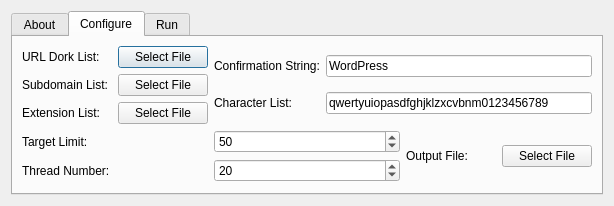
<?xml version="1.0" encoding="UTF-8"?>
<ui version="4.0">
 <class>Dialog</class>
 <widget class="QDialog" name="Dialog">
  <property name="geometry">
   <rect>
    <x>0</x>
    <y>0</y>
    <width>614</width>
    <height>202</height>
   </rect>
  </property>
  <property name="windowTitle">
   <string>Spider Dork</string>
  </property>
  <layout class="QGridLayout" name="gridLayout_2">
   <item row="0" column="0">
    <widget class="QTabWidget" name="tabWidget">
     <property name="currentIndex">
      <number>1</number>
     </property>
     <widget class="QWidget" name="tab">
      <attribute name="title">
       <string>About</string>
      </attribute>
      <layout class="QGridLayout" name="gridLayout_10">
       <item row="0" column="0">
        <layout class="QGridLayout" name="gridLayout_3">
         <item row="0" column="0">
          <layout class="QVBoxLayout" name="verticalLayout">
           <item>
            <widget class="QLabel" name="label">
             <property name="font">
              <font>
               <family>MS Shell Dlg 2</family>
               <pointsize>13</pointsize>
               <weight>50</weight>
               <bold>false</bold>
               <underline>true</underline>
              </font>
             </property>
             <property name="text">
              <string>Spider Dork | Web crawler and framework identifier</string>
             </property>
             <property name="textFormat">
              <enum>Qt::AutoText</enum>
             </property>
             <property name="alignment">
              <set>Qt::AlignLeading|Qt::AlignLeft|Qt::AlignTop</set>
             </property>
            </widget>
           </item>
           <item>
            <widget class="QLabel" name="label_2">
             <property name="font">
              <font>
               <pointsize>11</pointsize>
              </font>
             </property>
             <property name="text">
              <string>By Landon Burress</string>
             </property>
             <property name="alignment">
              <set>Qt::AlignLeading|Qt::AlignLeft|Qt::AlignTop</set>
             </property>
            </widget>
           </item>
           <item>
            <widget class="QLabel" name="label_3">
             <property name="font">
              <font>
               <pointsize>11</pointsize>
              </font>
             </property>
             <property name="text">
              <string>Contact: landon.burress@gmail.com</string>
             </property>
             <property name="alignment">
              <set>Qt::AlignLeading|Qt::AlignLeft|Qt::AlignTop</set>
             </property>
            </widget>
           </item>
          </layout>
         </item>
         <item row="1" column="1">
          <widget class="QLabel" name="label_4">
           <property name="font">
            <font>
             <pointsize>7</pointsize>
            </font>
           </property>
           <property name="layoutDirection">
            <enum>Qt::LeftToRight</enum>
           </property>
           <property name="text">
            <string>Copyright Red and Blue Security Company</string>
           </property>
           <property name="alignment">
            <set>Qt::AlignBottom|Qt::AlignRight|Qt::AlignTrailing</set>
           </property>
          </widget>
         </item>
        </layout>
       </item>
      </layout>
     </widget>
     <widget class="QWidget" name="tab_2">
      <attribute name="title">
       <string>Configure</string>
      </attribute>
      <layout class="QHBoxLayout" name="horizontalLayout_4">
       <item>
        <layout class="QGridLayout" name="gridLayout_7">
         <item row="0" column="0">
          <layout class="QGridLayout" name="gridLayout_5">
           <item row="0" column="0">
            <widget class="QLabel" name="label_5">
             <property name="text">
              <string>URL Dork List:</string>
             </property>
            </widget>
           </item>
           <item row="0" column="1">
            <widget class="QPushButton" name="pushButton">
             <property name="text">
              <string>Select File</string>
             </property>
            </widget>
           </item>
           <item row="1" column="0">
            <widget class="QLabel" name="label_6">
             <property name="text">
              <string>Subdomain List:</string>
             </property>
            </widget>
           </item>
           <item row="1" column="1">
            <widget class="QPushButton" name="pushButton_2">
             <property name="text">
              <string>Select File</string>
             </property>
            </widget>
           </item>
           <item row="2" column="0">
            <widget class="QLabel" name="label_7">
             <property name="text">
              <string>Extension List:</string>
             </property>
            </widget>
           </item>
           <item row="2" column="1">
            <widget class="QPushButton" name="pushButton_3">
             <property name="text">
              <string>Select File</string>
             </property>
            </widget>
           </item>
          </layout>
         </item>
         <item row="0" column="1" colspan="2">
          <layout class="QGridLayout" name="gridLayout_6">
           <item row="0" column="0">
            <widget class="QLabel" name="label_8">
             <property name="text">
              <string>Confirmation String:</string>
             </property>
            </widget>
           </item>
           <item row="0" column="1">
            <widget class="QLineEdit" name="lineEdit">
             <property name="text">
              <string>WordPress</string>
             </property>
            </widget>
           </item>
           <item row="1" column="0">
            <widget class="QLabel" name="label_9">
             <property name="text">
              <string>Character List:</string>
             </property>
            </widget>
           </item>
           <item row="1" column="1">
            <widget class="QLineEdit" name="lineEdit_2">
             <property name="text">
              <string>qwertyuiopasdfghjklzxcvbnm0123456789</string>
             </property>
            </widget>
           </item>
          </layout>
         </item>
         <item row="1" column="0" colspan="2">
          <layout class="QGridLayout" name="gridLayout_4">
           <item row="0" column="0">
            <widget class="QLabel" name="label_10">
             <property name="text">
              <string>Target Limit:</string>
             </property>
            </widget>
           </item>
           <item row="0" column="1">
            <widget class="QSpinBox" name="spinBox">
             <property name="value">
              <number>50</number>
             </property>
            </widget>
           </item>
           <item row="1" column="0">
            <widget class="QLabel" name="label_11">
             <property name="text">
              <string>Thread Number:</string>
             </property>
            </widget>
           </item>
           <item row="1" column="1">
            <widget class="QSpinBox" name="spinBox_2">
             <property name="value">
              <number>20</number>
             </property>
            </widget>
           </item>
          </layout>
         </item>
         <item row="1" column="2">
          <layout class="QHBoxLayout" name="horizontalLayout_2">
           <item>
            <widget class="QLabel" name="label_12">
             <property name="text">
              <string>Output File:</string>
             </property>
            </widget>
           </item>
           <item>
            <widget class="QPushButton" name="pushButton_4">
             <property name="text">
              <string>Select File</string>
             </property>
            </widget>
           </item>
          </layout>
         </item>
        </layout>
       </item>
      </layout>
     </widget>
     <widget class="QWidget" name="tab_3">
      <attribute name="title">
       <string>Run</string>
      </attribute>
      <layout class="QGridLayout" name="gridLayout_9">
       <item row="0" column="0">
        <layout class="QVBoxLayout" name="verticalLayout_2">
         <item>
          <widget class="QPlainTextEdit" name="plainTextEdit"/>
         </item>
         <item>
          <layout class="QHBoxLayout" name="horizontalLayout_3">
           <item>
            <widget class="QPushButton" name="pushButton_5">
             <property name="text">
              <string>Start</string>
             </property>
            </widget>
           </item>
           <item>
            <widget class="QPushButton" name="pushButton_6">
             <property name="text">
              <string>Pause</string>
             </property>
            </widget>
           </item>
           <item>
            <widget class="QPushButton" name="pushButton_7">
             <property name="text">
              <string>Stop</string>
             </property>
            </widget>
           </item>
          </layout>
         </item>
        </layout>
       </item>
      </layout>
     </widget>
    </widget>
   </item>
  </layout>
 </widget>
 <resources/>
 <connections/>
</ui>
